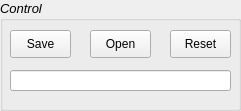
    <widget class="QGroupBox" name="groupBox_8">
     <property name="geometry">
      <rect>
       <x>290</x>
       <y>30</y>
       <width>241</width>
       <height>111</height>
      </rect>
     </property>
     <property name="font">
      <font>
       <pointsize>10</pointsize>
       <italic>true</italic>
      </font>
     </property>
     <property name="title">
      <string>Control</string>
     </property>
     <widget class="QPushButton" name="save">
      <property name="geometry">
       <rect>
        <x>10</x>
        <y>30</y>
        <width>61</width>
        <height>28</height>
       </rect>
      </property>
      <property name="font">
       <font>
        <pointsize>9</pointsize>
        <italic>false</italic>
       </font>
      </property>
      <property name="text">
       <string>Save</string>
      </property>
      <property name="icon">
       <iconset>
        <normaloff>document-save-5.png</normaloff>document-save-5.png</iconset>
      </property>
     </widget>
     <widget class="QPushButton" name="open">
      <property name="geometry">
       <rect>
        <x>90</x>
        <y>30</y>
        <width>61</width>
        <height>28</height>
       </rect>
      </property>
      <property name="font">
       <font>
        <pointsize>9</pointsize>
        <italic>false</italic>
       </font>
      </property>
      <property name="text">
       <string>Open</string>
      </property>
      <property name="icon">
       <iconset>
        <normaloff>document-open-5.png</normaloff>document-open-5.png</iconset>
      </property>
     </widget>
     <widget class="QPushButton" name="reset">
      <property name="geometry">
       <rect>
        <x>170</x>
        <y>30</y>
        <width>61</width>
        <height>28</height>
       </rect>
      </property>
      <property name="font">
       <font>
        <pointsize>9</pointsize>
        <italic>false</italic>
       </font>
      </property>
      <property name="text">
       <string>Reset</string>
      </property>
      <property name="icon">
       <iconset>
        <normaloff>edit-undo-6.png</normaloff>edit-undo-6.png</iconset>
      </property>
     </widget>
     <widget class="QLineEdit" name="filename">
      <property name="geometry">
       <rect>
        <x>10</x>
        <y>70</y>
        <width>221</width>
        <height>21</height>
       </rect>
      </property>
      <property name="font">
       <font>
        <pointsize>9</pointsize>
        <italic>false</italic>
       </font>
      </property>
      <property name="readOnly">
       <bool>true</bool>
      </property>
     </widget>
    </widget>
